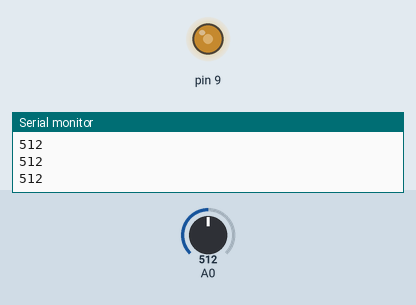
Recording of a sketch running on a simulated Arduino Uno, built with avr-gcc and run on an emulated ATmega328P. On the bench: output pins drawn as LEDs (lit = HIGH), the last lines printed to the serial monitor. The test bench sets the inputs (shaded band); at power-on: A0 = 512.

Above: at 1.2 s.
1.3 s: A0 set to 716
At 2.0 s:
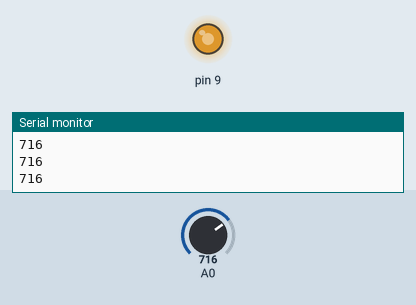
2.8 s: A0 set to 900
At 3.2 s:
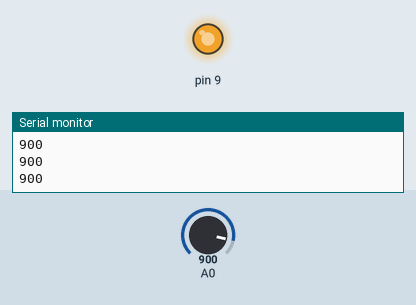
4.3 s: A0 set to 122
At 5.5 s:
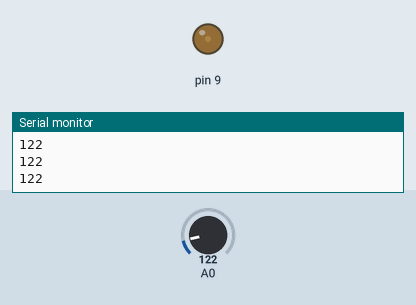
5.8 s: A0 set to 0
At 6.7 s:
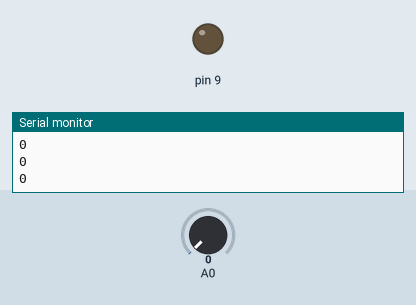
7.3 s: A0 set to 511
At 7.7 s:
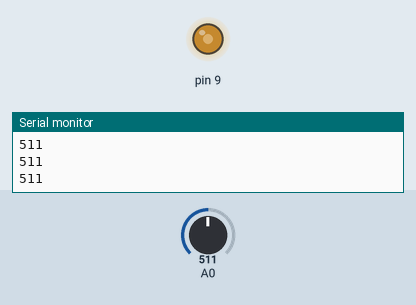
Timing chart, 0 to 9.8 s (numbered marks = the images above; inputs shaded):
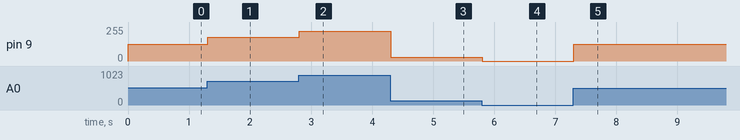

Measured:
- after the input at 1.3 s, pin 9: 127/255 → 178/255 at once
- after the input at 2.8 s, pin 9: 178/255 → 224/255 at once
- after the input at 4.3 s, pin 9: 224/255 → 30/255 at once
- after the input at 5.8 s, pin 9: 30/255 → 0/255 at once
- after the input at 7.3 s, pin 9: 0/255 → 127/255 at once

The sketch:

code5.ino
```cpp
int lightSensor = 0;

void setup()
{
  pinMode(A0, INPUT);
  Serial.begin (9600);
  pinMode(9, OUTPUT);
}

void loop()
{
  lightSensor = analogRead(A0);
  Serial.println(lightSensor);
  analogWrite(9,map(lightSensor,0,1023,0,255));
  delay(10);
}
```
